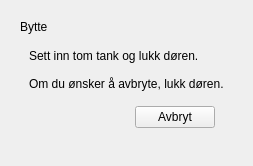
      <widget class="QWidget" name="ExchangePage">
       <layout class="QHBoxLayout" name="horizontalLayout_4">
        <item>
         <widget class="CDPBaseContainer" name="cdpBaseContainer_2">
          <layout class="QVBoxLayout" name="verticalLayout_7">
           <item>
            <widget class="CDPBaseLabel" name="cdpBaseLabel_8">
             <property name="text">
              <string>Bytte</string>
             </property>
            </widget>
           </item>
           <item>
            <widget class="QWidget" name="widget" native="true">
             <layout class="QVBoxLayout" name="verticalLayout_4">
              <item>
               <widget class="CDPBaseLabel" name="cdpBaseLabel_4">
                <property name="text">
                 <string>Sett inn tom tank og lukk døren.

Om du ønsker å avbryte, lukk døren.</string>
                </property>
               </widget>
              </item>
              <item>
               <widget class="QWidget" name="widget_9" native="true">
                <property name="maximumSize">
                 <size>
                  <width>16777215</width>
                  <height>42</height>
                 </size>
                </property>
                <layout class="QHBoxLayout" name="horizontalLayout_14">
                 <item>
                  <spacer name="horizontalSpacer_4">
                   <property name="orientation">
                    <enum>Qt::Horizontal</enum>
                   </property>
                   <property name="sizeHint" stdset="0">
                    <size>
                     <width>40</width>
                     <height>20</height>
                    </size>
                   </property>
                  </spacer>
                 </item>
                 <item>
                  <widget class="CDPBaseButton" name="cdpBaseButton_7">
                   <property name="text">
                    <string>Avbryt</string>
                   </property>
                   <property name="svgFile">
                    <string>:/themes/cdp_light/buttons/buttonPlain.svg</string>
                   </property>
                   <property name="cdpPressedRouting" stdset="0">
                    <string>PropanAutomatGui.ModbusSlaveTCP.WagoWriteCoilsDI.8-DI0.DI5.Value</string>
                   </property>
                  </widget>
                 </item>
                </layout>
               </widget>
              </item>
             </layout>
            </widget>
           </item>
          </layout>
         </widget>
        </item>
       </layout>
      </widget>
